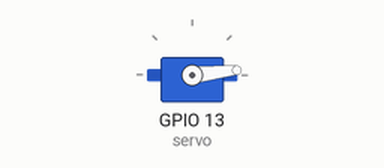
This sketch was run on a simulated ESP32. Shown: servo. What the sketch prints to the serial monitor is not drawn.

Above: at 0.05 s.
At 0.6 s:
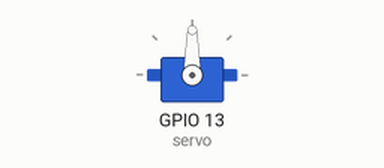
At 1.15 s:
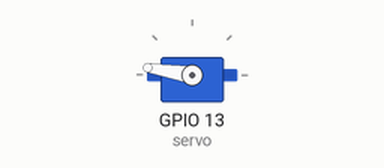
At 2.3 s:
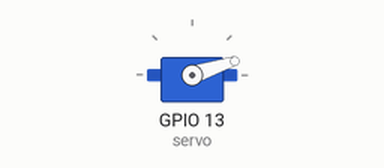
Timing chart, 0 to 5.6 s (numbered marks = the images above):
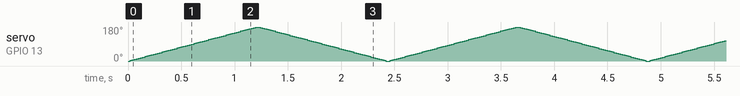

The sketch:

sketch.ino
```cpp
// Run in the Wokwi simulator: one servo on GPIO13, no hardware needed.
#include <ESP32Servo.h>

Servo servo;

void setup() {
  Serial.begin(115200);
  ESP32PWM::allocateTimer(0);
  servo.setPeriodHertz(50);
  servo.attach(13, 500, 2500);
}

void loop() {
  for (int a = 0; a <= 180; a += 3) { servo.write(a); delay(20); }
  for (int a = 180; a >= 0; a -= 3) { servo.write(a); delay(20); }
  Serial.println("sweep done");
}
```
